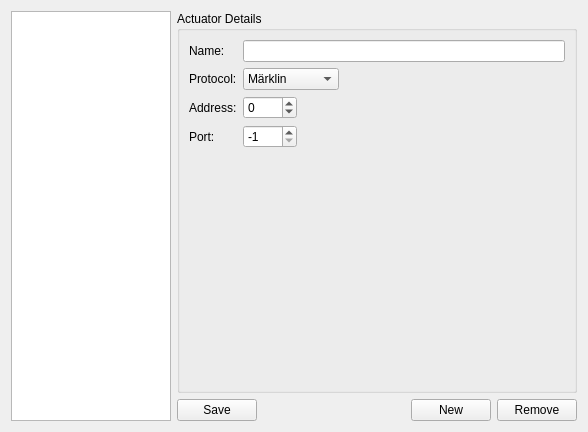
<?xml version="1.0" encoding="UTF-8"?>
<ui version="4.0">
 <class>ActuatorSettings</class>
 <widget class="QWidget" name="ActuatorSettings">
  <property name="geometry">
   <rect>
    <x>0</x>
    <y>0</y>
    <width>588</width>
    <height>432</height>
   </rect>
  </property>
  <property name="windowTitle">
   <string>Actuator Settings</string>
  </property>
  <layout class="QHBoxLayout" name="horizontalLayout_2">
   <item>
    <widget class="QListWidget" name="listWidgetActuators">
     <property name="maximumSize">
      <size>
       <width>200</width>
       <height>16777215</height>
      </size>
     </property>
     <property name="showDropIndicator" stdset="0">
      <bool>false</bool>
     </property>
     <property name="alternatingRowColors">
      <bool>true</bool>
     </property>
     <property name="iconSize">
      <size>
       <width>0</width>
       <height>0</height>
      </size>
     </property>
     <property name="textElideMode">
      <enum>Qt::ElideRight</enum>
     </property>
    </widget>
   </item>
   <item>
    <layout class="QVBoxLayout" name="verticalLayout">
     <item>
      <widget class="QGroupBox" name="groupBox">
       <property name="sizePolicy">
        <sizepolicy hsizetype="MinimumExpanding" vsizetype="MinimumExpanding">
         <horstretch>0</horstretch>
         <verstretch>0</verstretch>
        </sizepolicy>
       </property>
       <property name="minimumSize">
        <size>
         <width>400</width>
         <height>0</height>
        </size>
       </property>
       <property name="title">
        <string>Actuator Details</string>
       </property>
       <layout class="QFormLayout" name="formLayout">
        <property name="fieldGrowthPolicy">
         <enum>QFormLayout::ExpandingFieldsGrow</enum>
        </property>
        <item row="0" column="0">
         <widget class="QLabel" name="labelName">
          <property name="text">
           <string>Name:</string>
          </property>
          <property name="buddy">
           <cstring>lineEditName</cstring>
          </property>
         </widget>
        </item>
        <item row="0" column="1">
         <widget class="QLineEdit" name="lineEditName"/>
        </item>
        <item row="1" column="0">
         <widget class="QLabel" name="labelProtocol">
          <property name="text">
           <string>Protocol:</string>
          </property>
          <property name="buddy">
           <cstring>comboBoxProtocol</cstring>
          </property>
         </widget>
        </item>
        <item row="1" column="1">
         <widget class="QComboBox" name="comboBoxProtocol">
          <item>
           <property name="text">
            <string>Märklin</string>
           </property>
          </item>
          <item>
           <property name="text">
            <string>NMRA/DCC</string>
           </property>
          </item>
          <item>
           <property name="text">
            <string>Selectrix</string>
           </property>
          </item>
          <item>
           <property name="text">
            <string>By Server</string>
           </property>
          </item>
         </widget>
        </item>
        <item row="4" column="1">
         <widget class="QSpinBox" name="spinBoxPort">
          <property name="minimum">
           <number>-1</number>
          </property>
          <property name="maximum">
           <number>9999</number>
          </property>
          <property name="value">
           <number>-1</number>
          </property>
         </widget>
        </item>
        <item row="3" column="1">
         <widget class="QSpinBox" name="spinBoxAddress">
          <property name="buttonSymbols">
           <enum>QAbstractSpinBox::UpDownArrows</enum>
          </property>
          <property name="minimum">
           <number>-1</number>
          </property>
          <property name="maximum">
           <number>9999</number>
          </property>
          <property name="value">
           <number>0</number>
          </property>
         </widget>
        </item>
        <item row="4" column="0">
         <widget class="QLabel" name="labelPort">
          <property name="text">
           <string>Port:</string>
          </property>
          <property name="buddy">
           <cstring>spinBoxPort</cstring>
          </property>
         </widget>
        </item>
        <item row="3" column="0">
         <widget class="QLabel" name="labelAddress">
          <property name="text">
           <string>Address:</string>
          </property>
          <property name="buddy">
           <cstring>spinBoxAddress</cstring>
          </property>
         </widget>
        </item>
       </layout>
      </widget>
     </item>
     <item>
      <layout class="QHBoxLayout" name="horizontalLayout">
       <item>
        <widget class="QPushButton" name="buttonSave">
         <property name="text">
          <string>Save</string>
         </property>
         <property name="autoDefault">
          <bool>false</bool>
         </property>
         <property name="default">
          <bool>false</bool>
         </property>
         <property name="flat">
          <bool>false</bool>
         </property>
        </widget>
       </item>
       <item>
        <spacer name="horizontalSpacer">
         <property name="orientation">
          <enum>Qt::Horizontal</enum>
         </property>
         <property name="sizeHint" stdset="0">
          <size>
           <width>40</width>
           <height>20</height>
          </size>
         </property>
        </spacer>
       </item>
       <item>
        <widget class="QPushButton" name="buttonNew">
         <property name="text">
          <string>New</string>
         </property>
        </widget>
       </item>
       <item>
        <widget class="QPushButton" name="buttonRemove">
         <property name="text">
          <string>Remove</string>
         </property>
        </widget>
       </item>
      </layout>
     </item>
    </layout>
   </item>
  </layout>
 </widget>
 <tabstops>
  <tabstop>listWidgetActuators</tabstop>
  <tabstop>lineEditName</tabstop>
  <tabstop>comboBoxProtocol</tabstop>
  <tabstop>spinBoxAddress</tabstop>
  <tabstop>spinBoxPort</tabstop>
  <tabstop>buttonSave</tabstop>
  <tabstop>buttonNew</tabstop>
  <tabstop>buttonRemove</tabstop>
 </tabstops>
 <resources/>
 <connections>
  <connection>
   <sender>buttonNew</sender>
   <signal>clicked()</signal>
   <receiver>ActuatorSettings</receiver>
   <slot>newActuator()</slot>
   <hints>
    <hint type="sourcelabel">
     <x>465</x>
     <y>415</y>
    </hint>
    <hint type="destinationlabel">
     <x>462</x>
     <y>445</y>
    </hint>
   </hints>
  </connection>
  <connection>
   <sender>buttonRemove</sender>
   <signal>clicked()</signal>
   <receiver>ActuatorSettings</receiver>
   <slot>deleteCurrent()</slot>
   <hints>
    <hint type="sourcelabel">
     <x>536</x>
     <y>411</y>
    </hint>
    <hint type="destinationlabel">
     <x>529</x>
     <y>446</y>
    </hint>
   </hints>
  </connection>
  <connection>
   <sender>buttonSave</sender>
   <signal>clicked()</signal>
   <receiver>ActuatorSettings</receiver>
   <slot>saveChanges()</slot>
   <hints>
    <hint type="sourcelabel">
     <x>225</x>
     <y>411</y>
    </hint>
    <hint type="destinationlabel">
     <x>229</x>
     <y>441</y>
    </hint>
   </hints>
  </connection>
 </connections>
 <slots>
  <slot>newActuator()</slot>
  <slot>deleteCurrent()</slot>
  <slot>saveChanges()</slot>
 </slots>
</ui>
